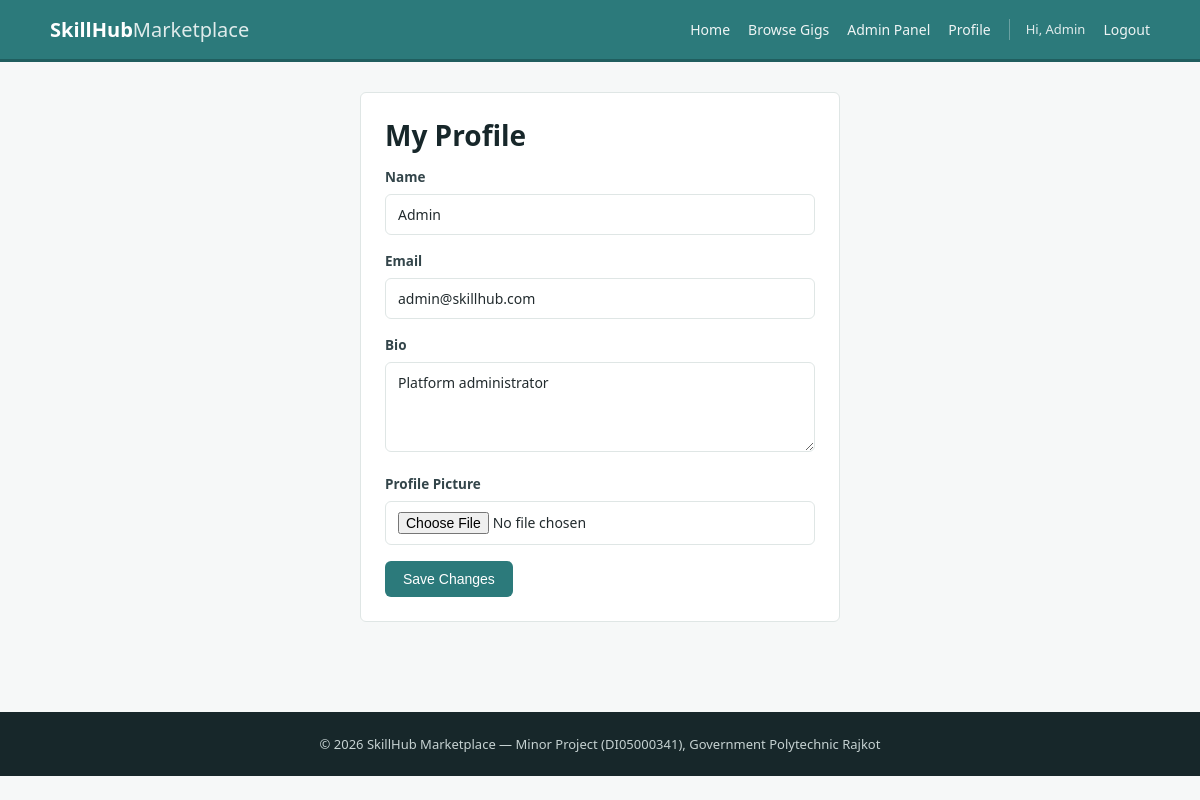
The app's page /profile.php (signed in) with its own data.
### tables this page shows
CREATE TABLE IF NOT EXISTS users (
    user_id INT AUTO_INCREMENT PRIMARY KEY,
    name VARCHAR(100) NOT NULL,
    email VARCHAR(150) NOT NULL UNIQUE,
    password VARCHAR(255) NOT NULL,
    role ENUM('client','freelancer','admin') NOT NULL DEFAULT 'client',
    profile_pic VARCHAR(255) DEFAULT NULL,
    bio TEXT DEFAULT NULL,
    created_at DATETIME DEFAULT CURRENT_TIMESTAMP,
    status ENUM('active','blocked') NOT NULL DEFAULT 'active'
);

### functions.php (called while the page is built, shortened)
<?php
function clean($str) {
    return htmlspecialchars(trim($str ?? ''), ENT_QUOTES, 'UTF-8');
}
function currentUserId() {
    return $_SESSION['user_id'] ?? null;
}

### profile.php (the view, shortened to what this page needs)
<?php
require_once __DIR__ . '/../includes/auth_check.php';
$userId = currentUserId();
$stmt = $conn->prepare("SELECT name, email, bio, profile_pic FROM users WHERE user_id = ?");
$stmt->bind_param("i", $userId);
$stmt->execute();
$user = $stmt->get_result()->fetch_assoc();
include __DIR__ . '/../includes/header.php';
?>
<div class="basic-form" style="max-width:480px; margin:0 auto;">
    <h1>My Profile</h1>
    <form method="POST" action="auth/profile.php" enctype="multipart/form-data">
        <div class="form-group">
            <label for="name">Name</label>
            <input type="text" id="name" name="name" value="<?php echo clean($user['name']); ?>" required>
        </div>
        <div class="form-group">
            <label>Email</label>
            <input type="text" value="<?php echo clean($user['email']); ?>" disabled>
        </div>
        <div class="form-group">
            <label for="bio">Bio</label>
            <textarea id="bio" name="bio" placeholder="A short line about yourself..."><?php echo clean($user['bio']); ?></textarea>
        </div>
        <div class="form-group">
            <label for="profile_pic">Profile Picture</label>
            <input type="file" id="profile_pic" name="profile_pic" accept="image/*">
        </div>
        <button type="submit" class="btn">Save Changes</button>
    </form>
</div>
<?php include __DIR__ . '/../includes/footer.php'; ?>

### style.css (style rules this page uses)
:root { --primary: #2c7a7b; --primary-dark: #205e5f; --primary-light: #e6f3f2; --accent: #c05621; --text: #222b2e; --text-muted: #5f6b6d; --border: #dfe6e5; --bg: #f6f8f8; --white: #ffffff; --danger: #c53030; --danger-light: #fbe6e6; --success: #2f855a; --success-light: #e6f4ea; --radius: 6px; }
* { box-sizing: border-box; }
html, body { margin: 0; padding: 0; }
body { font-family: "Segoe UI", Arial, Helvetica, sans-serif; background: var(--bg); color: var(--text); line-height: 1.55; font-size: 15px; }
h1, h2, h3, h4 { color: #17272a; line-height: 1.3; margin-top: 0; }
h1 { font-size: 28px; margin-bottom: 14px; }
.btn { display: inline-block; background: var(--primary); color: var(--white) !important; border: none; padding: 10px 18px; border-radius: var(--radius); font-size: 14px; cursor: pointer; text-decoration: none !important; }
.basic-form { background: var(--white); border: 1px solid var(--border); border-radius: var(--radius); padding: 24px; }
.form-group { margin-bottom: 16px; }
.form-group label { display: block; font-size: 13.5px; font-weight: 600; margin-bottom: 6px; color: #33454a; }
.form-group input[type="text"], .form-group input[type="email"], .form-group input[type="password"], .form-group input[type="number"], .form-group input[type="date"], .form-group input[type="file"], .form-group select, .form-group textarea { width: 100%; padding: 10px 12px; border: 1px solid var(--border); border-radius: var(--radius); font-size: 14px; font-family: inherit; background: var(--white); color: var(--text); }
.form-group textarea { resize: vertical; min-height: 90px; }

### records on screen
users: name "Admin", email "admin@skillhub.com", bio "Platform administrator"

### other values on screen
$_SESSION['name'] "Admin"
